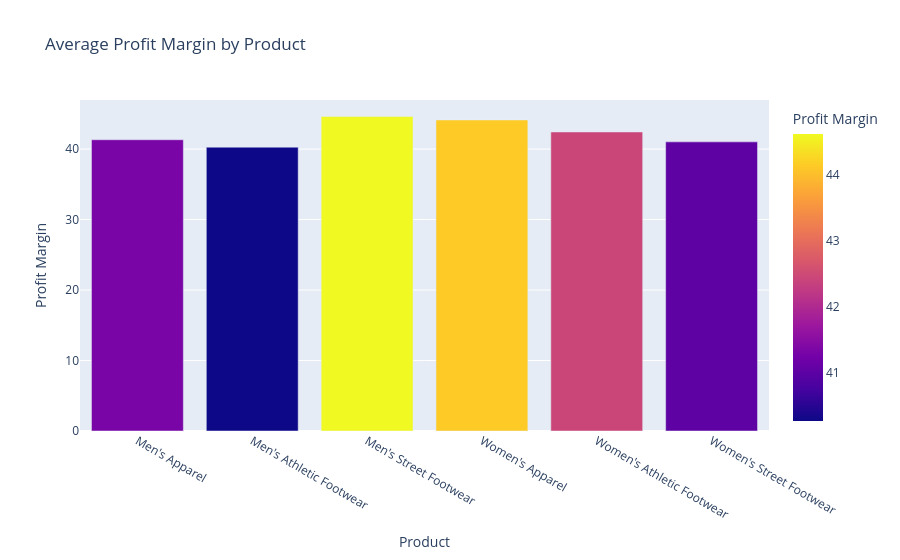

The notebook cell saved with this chart:
### Markdown cell above
## Profit Margin Analysis

### Code cell
df['Profit Margin'] = (df['Operating Profit'] / df['Total Sales']) * 100
margin_analysis = (df.groupby('Product')['Profit Margin'].mean().reset_index())
fig = px.bar(margin_analysis, x='Product', y='Profit Margin', color='Profit Margin', title='Average Profit Margin by Product')
fig.show()

### Figure 1 — Plotly figure (JSON) as saved in the notebook; plotly's stock layout.template omitted (floating-point values rounded to 4 significant figures)
{"data": [{"hovertemplate": "Product=%{x}<br>Profit Margin=%{marker.color}<extra></extra>", "legendgroup": "", "marker": {"color": [41.32, 40.27, 44.61, 44.13, 42.43, 41.02], "coloraxis": "coloraxis", "pattern": {"shape": ""}}, "name": "", "orientation": "v", "showlegend": false, "textposition": "auto", "type": "bar", "x": ["Men's Apparel", "Men's Athletic Footwear", "Men's Street Footwear", "Women's Apparel", "Women's Athletic Footwear", "Women's Street Footwear"], "xaxis": "x", "y": [41.32, 40.27, 44.61, 44.13, 42.43, 41.02], "yaxis": "y"}], "layout": {"barmode": "relative", "coloraxis": {"colorbar": {"title": {"text": "Profit Margin"}}, "colorscale": [[0, "#0d0887"], [0.1111, "#46039f"], [0.2222, "#7201a8"], [0.3333, "#9c179e"], [0.4444, "#bd3786"], [0.5556, "#d8576b"], [0.6667, "#ed7953"], [0.7778, "#fb9f3a"], [0.8889, "#fdca26"], [1, "#f0f921"]]}, "legend": {"tracegroupgap": 0}, "title": {"text": "Average Profit Margin by Product"}, "xaxis": {"anchor": "y", "domain": [0, 1], "title": {"text": "Product"}}, "yaxis": {"anchor": "x", "domain": [0, 1], "title": {"text": "Profit Margin"}}}}
